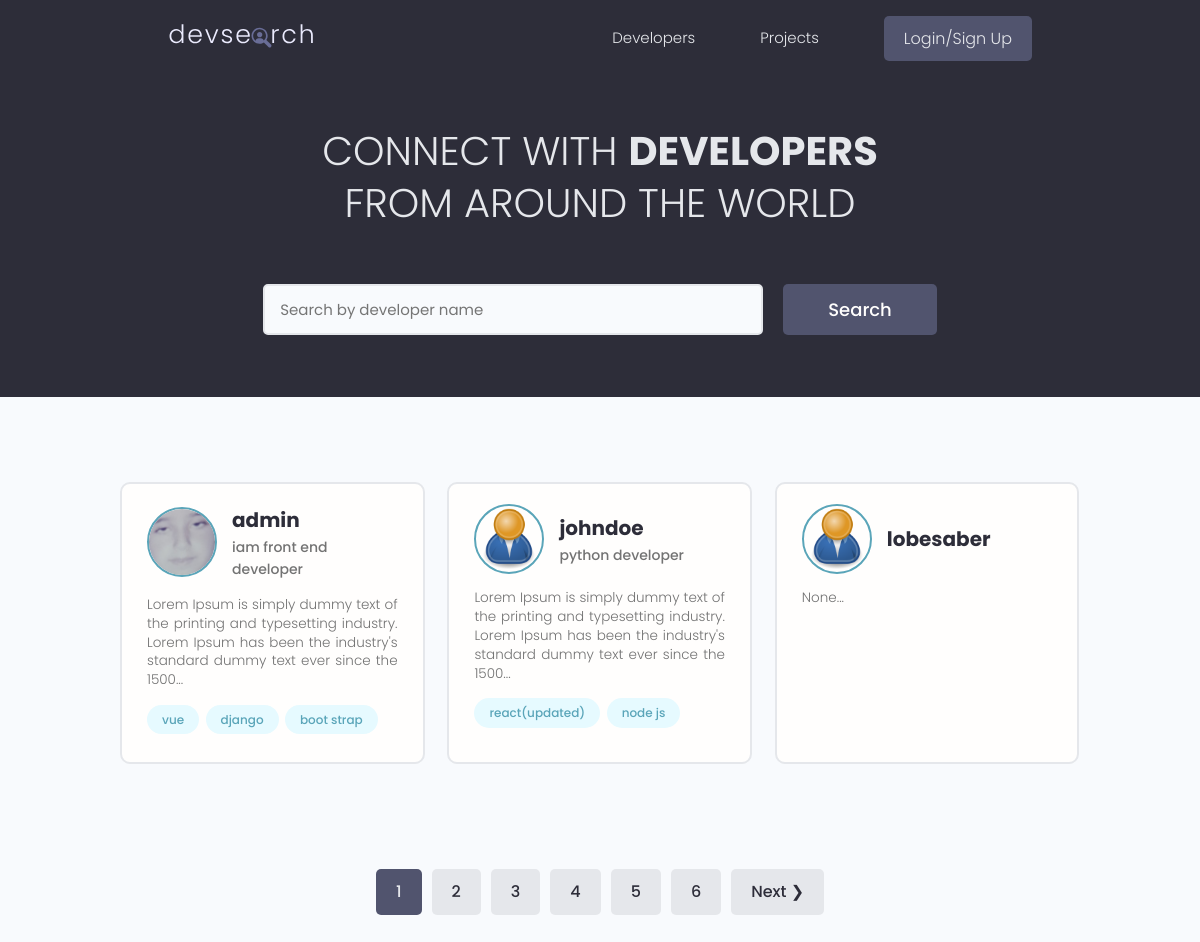
The app's page /, older data.
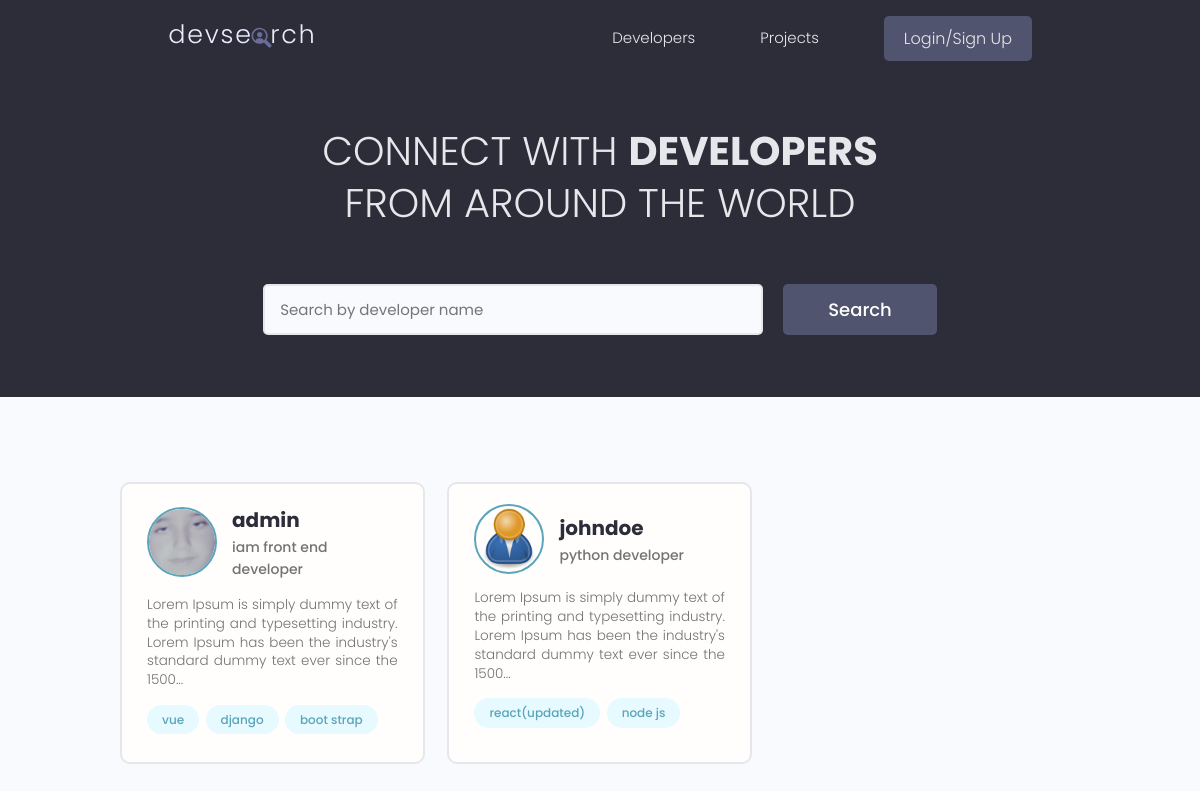
The same page, newer data.
### users/models.py (models this page shows)
class Profile(models.Model):
    id = models.UUIDField(default=uuid.uuid4, unique=True,
                            primary_key=True, editable=False)
    user = models.OneToOneField(
        User, null=True, blank=True, on_delete=models.CASCADE)
    name = models.CharField(max_length=200, null=True, blank=True)
    user_name = models.CharField(max_length=200, null=True, blank=True)
    email = models.EmailField(null=True, blank=True)
    headline = models.CharField(max_length=800, null=True, blank=True)
    bio = models.TextField(null=True, blank=True)
    location = models.CharField(max_length=200, null=True, blank=True)
    profile_image = models.ImageField(
        null=True, blank=True, upload_to="profiles/", default="profiles/user-default.png")
    social_github = models.URLField(max_length=200, null=True, blank=True)
    social_twitter = models.URLField(max_length=200, null=True, blank=True)
    social_linkedin = models.URLField(max_length=200, null=True, blank=True)
    social_youtube = models.URLField(max_length=200, null=True, blank=True)
    social_website = models.URLField(max_length=200, null=True, blank=True)
    created = models.DateTimeField(auto_now_add=True)
    def __str__(self):
        return str(self.user.username)
    class Meta:
        ordering = ["created"]

class Skill(models.Model):
    id = models.UUIDField(default=uuid.uuid4, unique=True,
                            primary_key=True, editable=False)
    owner = models.ForeignKey(Profile, on_delete=models.CASCADE)
    name = models.CharField(max_length=200, null=True, blank=True)
    description = models.TextField(null=True, blank=True)
    created = models.DateTimeField(auto_now_add=True)
    def __str__(self):
        return self.name

### users/views.py (the view)
# urls.py: path('', views.profiles, name="profiles"),
def profiles(request):
    search_query, profiles = searchProfiles(request)
    try:
        pages, profiles = paginateProfiles(request, search_query, profiles)
    except Exception as error:
        return error.args[0]
    context = {"profiles": profiles,
                "search_query": search_query, "pages": pages}
    return render(request, "users/profiles.html", context)

### users/utils.py (called while the page is built)
def searchProfiles(request) -> tuple[str, list]:
    search_query = ""
    if request.GET.get("search_query"):
        search_query = request.GET.get("search_query")
    skills = Skill.objects.filter(name__icontains = search_query)
    profiles = Profile.objects.filter(Q(user_name__icontains = search_query) |
                                        Q(headline__icontains = search_query) |
                                        Q(skill__in = skills)).distinct()
    return search_query, profiles

### users/templates/users/profiles.html (shortened to what this page needs)
{% extends 'main.html' %} {% block content %}
<main class="home">
    <section class="hero-section text-center">
        <div class="container container--narrow">
            <div class="hero-section__box">
                <h2>CONNECT WITH <span>DEVELOPERS</span></h2>
                <h2>FROM AROUND THE WORLD</h2>
            </div>
            <div class="hero-section__search">
                <form id="search-form" class="form" action="{% url 'profiles' %}" method="GET">
                    <div class="form__field">
                        <input class="input input--text" id="formInput#search" type="text" name="search_query"
                            value = "{{search_query}}" placeholder="Search by developer name" />
                    </div>
                    <input class="btn btn--sub btn--lg" type="submit" value="Search" />
                </form>
            </div>
        </div>
    </section>
    <section class="devlist">
        <div class="container">
            <div class="grid grid--three">
                {% for profile in profiles %}
                <div class="column card">
                    <div class="dev">
                        <a href="{% url 'user-profile' profile.id %}" class="card__body">
                            <div class="dev__profile">
                                <img class="avatar avatar--md" src="{{profile.profile_image.url}}"
                                    alt="image" />
                                <div class="dev__meta">
                                    <h3>{{profile}}</h3>
                                    <h5>{{profile.headline|default:""|slice:"60"}}</h5>
                                </div>
                            </div>
                            <p class="dev__info">{{profile.bio|slice:"150"}}...</p>
                            <div class="dev__skills">
                                {% for skill in profile.skill_set.all|slice:"3" %}
                                <span class="tag tag--pill tag--main">
                                    <small>{{skill}}</small>
                                </span>
                                {% endfor %}
                            </div>
                        </a>
                    </div>
                </div>
                {% endfor %}
            </div>
        </div>
    </section>
    {% include "pagination.html" with queryset=profiles pages=pages %}
</main>
{% endblock content %}

Row changes from the older to the newer data that the page shows:
removed Profile: profile_image (placeholder picture), user.username "lobesaber", bio "None"
Text that changed along with them:
list line gone: "1"
list line gone: "2"
list line gone: "3"
list line gone: "4"
list line gone: "5"
list line gone: "6"
text no longer shown: "Next ❯"
